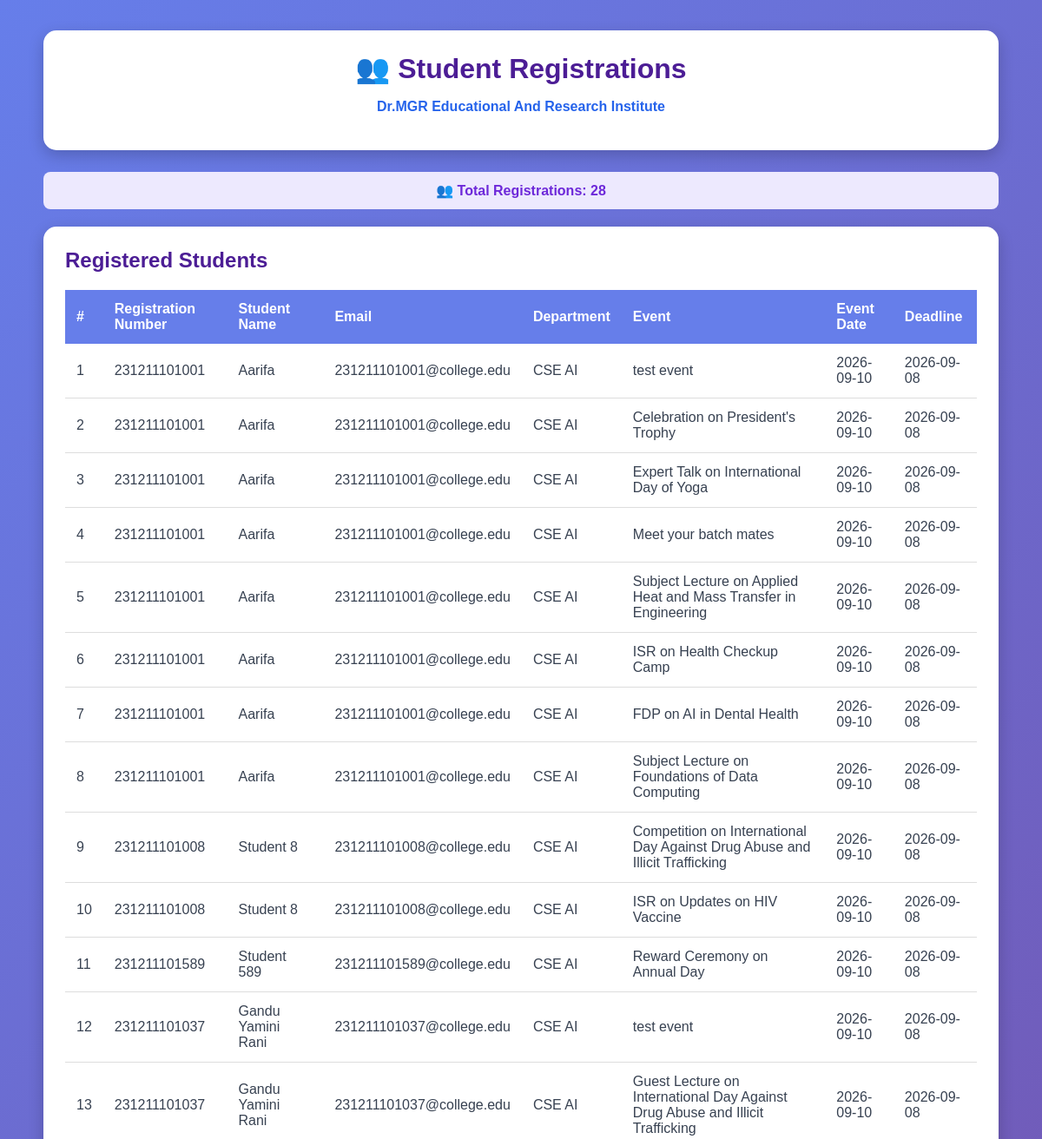
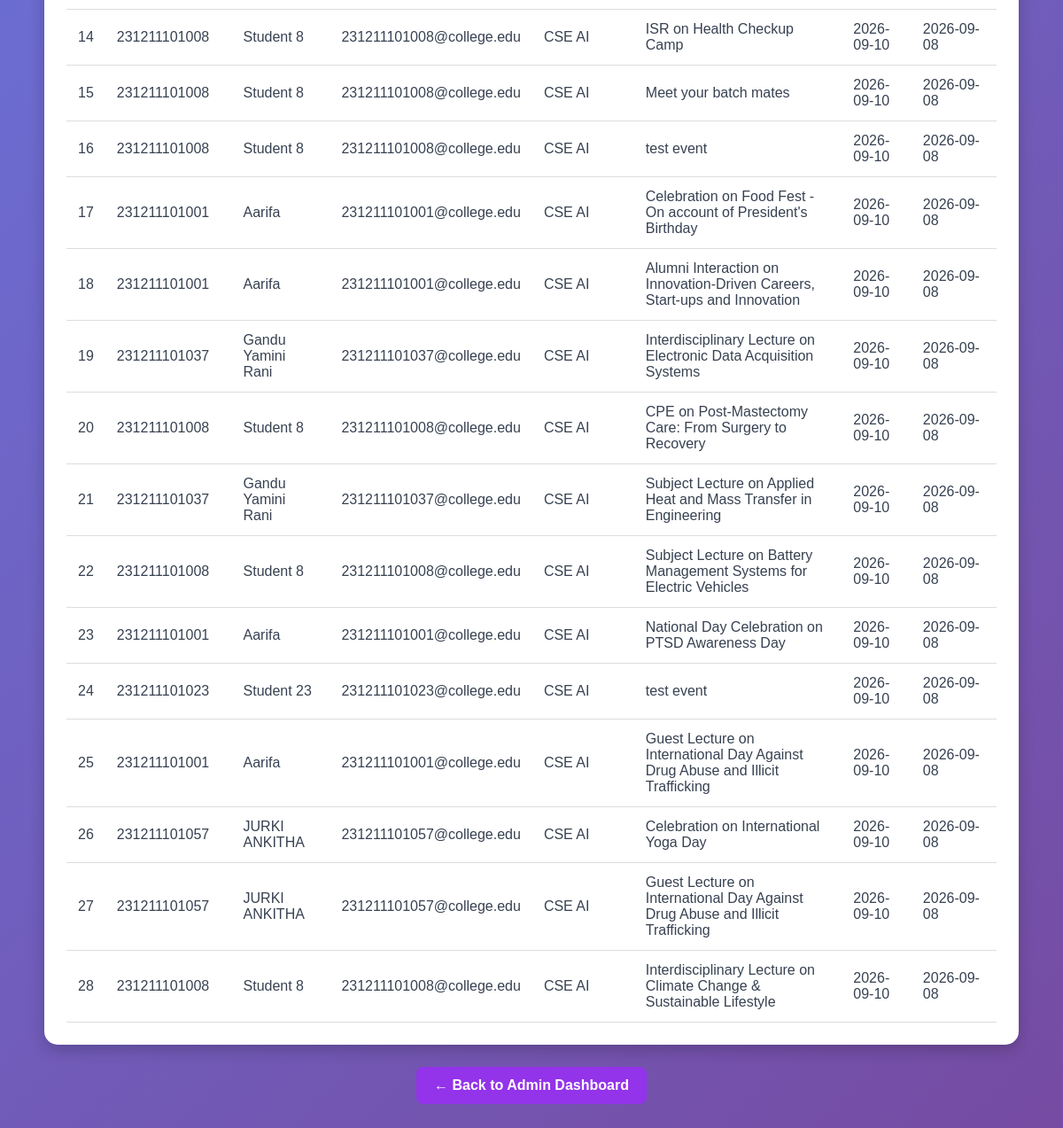
Screenshot of /admin/registrations (signed in) with the database file from the repository (2 pictures, top to bottom).
### tables this page shows
CREATE TABLE registrations (
            id INTEGER PRIMARY KEY AUTOINCREMENT,
            student_id INTEGER,
            event_id INTEGER,
            FOREIGN KEY (student_id) REFERENCES students(id),
            FOREIGN KEY (event_id) REFERENCES events(id)
        );

CREATE TABLE students (
            id INTEGER PRIMARY KEY AUTOINCREMENT,
            registration_no TEXT UNIQUE,
            name TEXT NOT NULL,
            email TEXT UNIQUE NOT NULL,
            department TEXT
        );

CREATE TABLE events (
            id INTEGER PRIMARY KEY AUTOINCREMENT,
            name TEXT NOT NULL,
            date TEXT NOT NULL,
            time TEXT NOT NULL,
            venue TEXT NOT NULL,
            description TEXT,
            registration_deadline TEXT,
            registration_open INTEGER DEFAULT 1
        , capacity INTEGER DEFAULT 100);

### app.py (the view)
@app.route("/registrations")
@app.route("/admin_registrations")
@app.route("/admin/registrations")
def registrations():
    if not session.get("admin"):
        return redirect("/admin-login")
    conn = get_db()
    registrations = conn.execute(
        """
        SELECT
            registrations.id,
            students.registration_no,
            students.name,
            students.email,
            students.department,
            events.name AS event_name,
            events.date,
            events.registration_deadline
        FROM registrations

        INNER JOIN students
        ON registrations.student_id = students.id

        INNER JOIN events
        ON registrations.event_id = events.id

        ORDER BY events.date
        """
    ).fetchall()
    conn.close()
    return render_template(
        "admin_registrations.html",
        registrations=registrations
    )

### app.py (called while the page is built)
def get_db():
    conn = sqlite3.connect(DATABASE)
    conn.row_factory = sqlite3.Row
    return conn

### templates/admin_registrations.html (shortened to what this page needs)
<!DOCTYPE html>
<html lang="en">
<head>
</head>
<body>
<div class="container">
    <div class="header">
        <h1>👥 Student Registrations</h1>
        <p>
            Dr.MGR Educational And Research Institute
        </p>
    </div>
    <div class="count">
        👥 Total Registrations:
        {{ registrations|length }}
    </div>
    <div class="registrations">
        <h2>Registered Students</h2>
        {% if registrations %}
        <table>
            <thead>
                <tr>
                    <th>#</th>
                    <th>Registration Number</th>
                    <th>Student Name</th>
                    <th>Email</th>
                    <th>Department</th>
                    <th>Event</th>
                    <th>Event Date</th>
                    <th>Deadline</th>
                </tr>
            </thead>
            <tbody>
                {% for registration in registrations %}
                <tr>
                    <td>{{ loop.index }}</td>
                    <td>
                        {{ registration.registration_no }}
                    </td>
                    <td>
                        {{ registration.name }}
                    </td>
                    <td>
                        {{ registration.email }}
                    </td>
                    <td>
                        {{ registration.department }}
                    </td>
                    <td>
                        {{ registration.event_name }}
                    </td>
                    <td>
                        {{ registration.date }}
                    </td>
                    <td>
                        {{ registration.registration_deadline }}
                    </td>
                </tr>
                {% endfor %}
            </tbody>
        </table>
        {% else %}
        <div class="empty">
            No students have registered for any event yet.
        </div>
        {% endif %}
    </div>
    <div class="bottom">
        <a
            href="/admin_dashboard"
            class="back"
        >
            ← Back to Admin Dashboard
        </a>
    </div>
</div>
</body>
</html>

### templates/admin_registrations.html (style rules this page uses)
* { box-sizing: border-box; }
body { margin: 0; font-family: Arial, sans-serif; background: linear-gradient(135deg, #667eea, #764ba2); min-height: 100vh; padding: 35px 0; }
.container { width: 95%; max-width: 1100px; margin: auto; }
.header { background: white; padding: 25px; text-align: center; border-radius: 15px; box-shadow: 0 6px 18px rgba(0,0,0,0.2); margin-bottom: 25px; }
.header h1 { margin: 0; color: #4c1d95; }
.header p { color: #2563eb; font-weight: bold; }
.count { background: #ede9fe; color: #6d28d9; padding: 12px; border-radius: 8px; font-weight: bold; text-align: center; margin-bottom: 20px; }
.registrations { background: white; padding: 25px; border-radius: 15px; box-shadow: 0 6px 18px rgba(0,0,0,0.2); overflow-x: auto; }
.registrations h2 { color: #4c1d95; margin-top: 0; }
table { width: 100%; border-collapse: collapse; margin-top: 15px; }
th { background: #667eea; color: white; padding: 13px; text-align: left; }
td { padding: 13px; border-bottom: 1px solid #ddd; color: #374151; }
.bottom { text-align: center; margin-top: 25px; }
.back { display: inline-block; background: #9333ea; color: white; padding: 12px 20px; border-radius: 8px; text-decoration: none; font-weight: bold; }

### rows the page displays
registrations: registration_no "231211101001", name "Aarifa", email "231211101001@college.edu", department "CSE AI", event_name "test event", date "2026-09-10", registration_deadline "2026-09-08"
registrations: registration_no "231211101001", name "Aarifa", email "231211101001@college.edu", department "CSE AI", event_name "Celebration on President's Trophy", date "2026-09-10", registration_deadline "2026-09-08"
registrations: registration_no "231211101001", name "Aarifa", email "231211101001@college.edu", department "CSE AI", event_name "Expert Talk on International Day of Yoga", date "2026-09-10", registration_deadline "2026-09-08"
registrations: registration_no "231211101001", name "Aarifa", email "231211101001@college.edu", department "CSE AI", event_name "Meet your batch mates", date "2026-09-10", registration_deadline "2026-09-08"
registrations: registration_no "231211101001", name "Aarifa", email "231211101001@college.edu", department "CSE AI", event_name "Subject Lecture on Applied Heat and Mass Transfer in Engineering", date "2026-09-10", registration_deadline "2026-09-08"
registrations: registration_no "231211101001", name "Aarifa", email "231211101001@college.edu", department "CSE AI", event_name "ISR on Health Checkup Camp", date "2026-09-10", registration_deadline "2026-09-08"
registrations: registration_no "231211101001", name "Aarifa", email "231211101001@college.edu", department "CSE AI", event_name "FDP on AI in Dental Health", date "2026-09-10", registration_deadline "2026-09-08"
registrations: registration_no "231211101001", name "Aarifa", email "231211101001@college.edu", department "CSE AI", event_name "Subject Lecture on Foundations of Data Computing", date "2026-09-10", registration_deadline "2026-09-08"
registrations: registration_no "231211101008", name "Student 8", email "231211101008@college.edu", department "CSE AI", event_name "Competition on International Day Against Drug Abuse and Illicit Trafficking", date "2026-09-10", registration_deadline "2026-09-08"
registrations: registration_no "231211101008", name "Student 8", email "231211101008@college.edu", department "CSE AI", event_name "ISR on Updates on HIV Vaccine", date "2026-09-10", registration_deadline "2026-09-08"
registrations: registration_no "231211101589", name "Student 589", email "231211101589@college.edu", department "CSE AI", event_name "Reward Ceremony on Annual Day", date "2026-09-10", registration_deadline "2026-09-08"
registrations: registration_no "231211101037", name "Gandu Yamini Rani", email "231211101037@college.edu", department "CSE AI", event_name "test event", date "2026-09-10", registration_deadline "2026-09-08"
registrations: registration_no "231211101037", name "Gandu Yamini Rani", email "231211101037@college.edu", department "CSE AI", event_name "Guest Lecture on International Day Against Drug Abuse and Illicit Trafficking", date "2026-09-10", registration_deadline "2026-09-08"
registrations: registration_no "231211101008", name "Student 8", email "231211101008@college.edu", department "CSE AI", event_name "ISR on Health Checkup Camp", date "2026-09-10", registration_deadline "2026-09-08"
registrations: registration_no "231211101008", name "Student 8", email "231211101008@college.edu", department "CSE AI", event_name "Meet your batch mates", date "2026-09-10", registration_deadline "2026-09-08"
registrations: registration_no "231211101008", name "Student 8", email "231211101008@college.edu", department "CSE AI", event_name "test event", date "2026-09-10", registration_deadline "2026-09-08"
registrations: registration_no "231211101001", name "Aarifa", email "231211101001@college.edu", department "CSE AI", event_name "Celebration on Food Fest - On account of President's Birthday", date "2026-09-10", registration_deadline "2026-09-08"
registrations: registration_no "231211101001", name "Aarifa", email "231211101001@college.edu", department "CSE AI", event_name "Alumni Interaction on Innovation-Driven Careers, Start-ups and Innovation", date "2026-09-10", registration_deadline "2026-09-08"
registrations: registration_no "231211101037", name "Gandu Yamini Rani", email "231211101037@college.edu", department "CSE AI", event_name "Interdisciplinary Lecture on Electronic Data Acquisition Systems", date "2026-09-10", registration_deadline "2026-09-08"
registrations: registration_no "231211101008", name "Student 8", email "231211101008@college.edu", department "CSE AI", event_name "CPE on Post-Mastectomy Care: From Surgery to Recovery", date "2026-09-10", registration_deadline "2026-09-08"
registrations: registration_no "231211101037", name "Gandu Yamini Rani", email "231211101037@college.edu", department "CSE AI", event_name "Subject Lecture on Applied Heat and Mass Transfer in Engineering", date "2026-09-10", registration_deadline "2026-09-08"
registrations: registration_no "231211101008", name "Student 8", email "231211101008@college.edu", department "CSE AI", event_name "Subject Lecture on Battery Management Systems for Electric Vehicles", date "2026-09-10", registration_deadline "2026-09-08"
registrations: registration_no "231211101001", name "Aarifa", email "231211101001@college.edu", department "CSE AI", event_name "National Day Celebration on PTSD Awareness Day", date "2026-09-10", registration_deadline "2026-09-08"
registrations: registration_no "231211101023", name "Student 23", email "231211101023@college.edu", department "CSE AI", event_name "test event", date "2026-09-10", registration_deadline "2026-09-08"
registrations: registration_no "231211101001", name "Aarifa", email "231211101001@college.edu", department "CSE AI", event_name "Guest Lecture on International Day Against Drug Abuse and Illicit Trafficking", date "2026-09-10", registration_deadline "2026-09-08"
registrations: registration_no "231211101057", name "JURKI ANKITHA", email "231211101057@college.edu", department "CSE AI", event_name "Celebration on International Yoga Day", date "2026-09-10", registration_deadline "2026-09-08"
registrations: registration_no "231211101057", name "JURKI ANKITHA", email "231211101057@college.edu", department "CSE AI", event_name "Guest Lecture on International Day Against Drug Abuse and Illicit Trafficking", date "2026-09-10", registration_deadline "2026-09-08"
registrations: registration_no "231211101008", name "Student 8", email "231211101008@college.edu", department "CSE AI", event_name "Interdisciplinary Lecture on Climate Change & Sustainable Lifestyle", date "2026-09-10", registration_deadline "2026-09-08"

### other values shown
{{ registrations|length }} "28"
